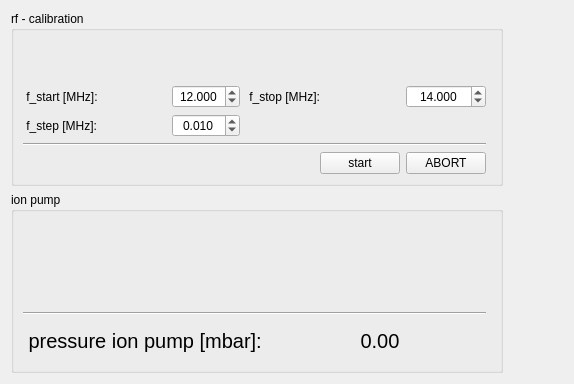
      <widget class="QWidget" name="tab_environment">
       <attribute name="title">
        <string>environment</string>
       </attribute>
       <layout class="QVBoxLayout" name="verticalLayout_26">
        <item>
         <layout class="QGridLayout" name="gridLayout_17">
          <item row="0" column="0">
           <widget class="QGroupBox" name="groupBox_13">
            <property name="title">
             <string>rf - calibration</string>
            </property>
            <layout class="QVBoxLayout" name="verticalLayout_27">
             <item>
              <layout class="QGridLayout" name="gridLayout_27">
               <item row="2" column="2">
                <widget class="QDoubleSpinBox" name="doubleSpinBox_calib_start">
                 <property name="alignment">
                  <set>Qt::AlignCenter</set>
                 </property>
                 <property name="decimals">
                  <number>3</number>
                 </property>
                 <property name="maximum">
                  <double>30.000000000000000</double>
                 </property>
                 <property name="value">
                  <double>12.000000000000000</double>
                 </property>
                </widget>
               </item>
               <item row="2" column="5">
                <widget class="QDoubleSpinBox" name="doubleSpinBox_calib_stop">
                 <property name="alignment">
                  <set>Qt::AlignCenter</set>
                 </property>
                 <property name="decimals">
                  <number>3</number>
                 </property>
                 <property name="minimum">
                  <double>5.000000000000000</double>
                 </property>
                 <property name="maximum">
                  <double>30.000000000000000</double>
                 </property>
                 <property name="value">
                  <double>14.000000000000000</double>
                 </property>
                </widget>
               </item>
               <item row="0" column="5">
                <spacer name="horizontalSpacer_111">
                 <property name="orientation">
                  <enum>Qt::Horizontal</enum>
                 </property>
                 <property name="sizeHint" stdset="0">
                  <size>
                   <width>40</width>
                   <height>5</height>
                  </size>
                 </property>
                </spacer>
               </item>
               <item row="5" column="5">
                <widget class="QPushButton" name="pushButton">
                 <property name="text">
                  <string>ABORT</string>
                 </property>
                </widget>
               </item>
               <item row="3" column="2">
                <widget class="QDoubleSpinBox" name="doubleSpinBox_calib_step">
                 <property name="alignment">
                  <set>Qt::AlignCenter</set>
                 </property>
                 <property name="decimals">
                  <number>3</number>
                 </property>
                 <property name="value">
                  <double>0.010000000000000</double>
                 </property>
                </widget>
               </item>
               <item row="5" column="4">
                <widget class="QPushButton" name="pushButton_calibration">
                 <property name="text">
                  <string>start</string>
                 </property>
                </widget>
               </item>
               <item row="2" column="0" colspan="2">
                <widget class="QLabel" name="label_63">
                 <property name="text">
                  <string> f_start [MHz]: </string>
                 </property>
                </widget>
               </item>
               <item row="3" column="0" colspan="2">
                <widget class="QLabel" name="label_64">
                 <property name="text">
                  <string> f_step [MHz]: </string>
                 </property>
                </widget>
               </item>
               <item row="2" column="3" colspan="2">
                <widget class="QLabel" name="label_65">
                 <property name="text">
                  <string> f_stop [MHz]: </string>
                 </property>
                </widget>
               </item>
               <item row="0" column="1">
                <spacer name="horizontalSpacer_116">
                 <property name="orientation">
                  <enum>Qt::Horizontal</enum>
                 </property>
                 <property name="sizeHint" stdset="0">
                  <size>
                   <width>40</width>
                   <height>5</height>
                  </size>
                 </property>
                </spacer>
               </item>
               <item row="1" column="6">
                <spacer name="verticalSpacer_21">
                 <property name="orientation">
                  <enum>Qt::Vertical</enum>
                 </property>
                 <property name="sizeHint" stdset="0">
                  <size>
                   <width>5</width>
                   <height>40</height>
                  </size>
                 </property>
                </spacer>
               </item>
               <item row="0" column="3">
                <spacer name="horizontalSpacer_114">
                 <property name="orientation">
                  <enum>Qt::Horizontal</enum>
                 </property>
                 <property name="sizeHint" stdset="0">
                  <size>
                   <width>40</width>
                   <height>5</height>
                  </size>
                 </property>
                </spacer>
               </item>
               <item row="0" column="2">
                <spacer name="horizontalSpacer_115">
                 <property name="orientation">
                  <enum>Qt::Horizontal</enum>
                 </property>
                 <property name="sizeHint" stdset="0">
                  <size>
                   <width>40</width>
                   <height>5</height>
                  </size>
                 </property>
                </spacer>
               </item>
               <item row="0" column="4">
                <spacer name="horizontalSpacer_113">
                 <property name="orientation">
                  <enum>Qt::Horizontal</enum>
                 </property>
                 <property name="sizeHint" stdset="0">
                  <size>
                   <width>40</width>
                   <height>5</height>
                  </size>
                 </property>
                </spacer>
               </item>
               <item row="0" column="0">
                <spacer name="horizontalSpacer_112">
                 <property name="orientation">
                  <enum>Qt::Horizontal</enum>
                 </property>
                 <property name="sizeHint" stdset="0">
                  <size>
                   <width>40</width>
                   <height>5</height>
                  </size>
                 </property>
                </spacer>
               </item>
               <item row="4" column="0" colspan="6">
                <widget class="Line" name="line_16">
                 <property name="orientation">
                  <enum>Qt::Horizontal</enum>
                 </property>
                </widget>
               </item>
               <item row="1" column="2" colspan="4">
                <layout class="QVBoxLayout" name="verticalLayout_calib"/>
               </item>
               <item row="1" column="0" colspan="2">
                <layout class="QVBoxLayout" name="verticalLayout_rf_calib_picture"/>
               </item>
              </layout>
             </item>
            </layout>
           </widget>
          </item>
          <item row="0" column="1">
           <spacer name="verticalSpacer_19">
            <property name="orientation">
             <enum>Qt::Vertical</enum>
            </property>
            <property name="sizeHint" stdset="0">
             <size>
              <width>20</width>
              <height>40</height>
             </size>
            </property>
           </spacer>
          </item>
          <item row="1" column="2">
           <spacer name="horizontalSpacer_7">
            <property name="orientation">
             <enum>Qt::Horizontal</enum>
            </property>
            <property name="sizeHint" stdset="0">
             <size>
              <width>40</width>
              <height>20</height>
             </size>
            </property>
           </spacer>
          </item>
          <item row="1" column="1">
           <spacer name="verticalSpacer_9">
            <property name="orientation">
             <enum>Qt::Vertical</enum>
            </property>
            <property name="sizeHint" stdset="0">
             <size>
              <width>20</width>
              <height>40</height>
             </size>
            </property>
           </spacer>
          </item>
          <item row="0" column="2">
           <layout class="QVBoxLayout" name="verticalLayout_test"/>
          </item>
          <item row="1" column="0">
           <widget class="QGroupBox" name="groupBox_18">
            <property name="title">
             <string>ion pump</string>
            </property>
            <layout class="QVBoxLayout" name="verticalLayout_30">
             <item>
              <layout class="QGridLayout" name="gridLayout_33">
               <item row="0" column="5">
                <spacer name="horizontalSpacer_110">
                 <property name="orientation">
                  <enum>Qt::Horizontal</enum>
                 </property>
                 <property name="sizeType">
                  <enum>QSizePolicy::Fixed</enum>
                 </property>
                 <property name="sizeHint" stdset="0">
                  <size>
                   <width>120</width>
                   <height>5</height>
                  </size>
                 </property>
                </spacer>
               </item>
               <item row="1" column="3" rowspan="2" colspan="3">
                <layout class="QVBoxLayout" name="verticalLayout_ion_pump_pressure"/>
               </item>
               <item row="1" column="0" rowspan="2" colspan="3">
                <layout class="QVBoxLayout" name="verticalLayout_ion_pump_picture"/>
               </item>
               <item row="0" column="0">
                <spacer name="horizontalSpacer_148">
                 <property name="orientation">
                  <enum>Qt::Horizontal</enum>
                 </property>
                 <property name="sizeHint" stdset="0">
                  <size>
                   <width>40</width>
                   <height>5</height>
                  </size>
                 </property>
                </spacer>
               </item>
               <item row="0" column="1">
                <spacer name="horizontalSpacer_149">
                 <property name="orientation">
                  <enum>Qt::Horizontal</enum>
                 </property>
                 <property name="sizeHint" stdset="0">
                  <size>
                   <width>40</width>
                   <height>5</height>
                  </size>
                 </property>
                </spacer>
               </item>
               <item row="0" column="2">
                <spacer name="horizontalSpacer_147">
                 <property name="orientation">
                  <enum>Qt::Horizontal</enum>
                 </property>
                 <property name="sizeHint" stdset="0">
                  <size>
                   <width>40</width>
                   <height>5</height>
                  </size>
                 </property>
                </spacer>
               </item>
               <item row="0" column="3">
                <spacer name="horizontalSpacer_146">
                 <property name="orientation">
                  <enum>Qt::Horizontal</enum>
                 </property>
                 <property name="sizeHint" stdset="0">
                  <size>
                   <width>40</width>
                   <height>5</height>
                  </size>
                 </property>
                </spacer>
               </item>
               <item row="0" column="4">
                <spacer name="horizontalSpacer_145">
                 <property name="orientation">
                  <enum>Qt::Horizontal</enum>
                 </property>
                 <property name="sizeHint" stdset="0">
                  <size>
                   <width>40</width>
                   <height>5</height>
                  </size>
                 </property>
                </spacer>
               </item>
               <item row="4" column="6">
                <spacer name="verticalSpacer_39">
                 <property name="orientation">
                  <enum>Qt::Vertical</enum>
                 </property>
                 <property name="sizeHint" stdset="0">
                  <size>
                   <width>5</width>
                   <height>40</height>
                  </size>
                 </property>
                </spacer>
               </item>
               <item row="4" column="0" colspan="3">
                <widget class="QLabel" name="label_84">
                 <property name="font">
                  <font>
                   <pointsize>15</pointsize>
                  </font>
                 </property>
                 <property name="text">
                  <string> pressure ion pump [mbar]: </string>
                 </property>
                </widget>
               </item>
               <item row="4" column="3" colspan="3">
                <widget class="QLabel" name="label_pressure_ion_pump">
                 <property name="font">
                  <font>
                   <pointsize>15</pointsize>
                  </font>
                 </property>
                 <property name="text">
                  <string> 0.00 </string>
                 </property>
                 <property name="alignment">
                  <set>Qt::AlignCenter</set>
                 </property>
                </widget>
               </item>
               <item row="1" column="6">
                <spacer name="verticalSpacer_5">
                 <property name="orientation">
                  <enum>Qt::Vertical</enum>
                 </property>
                 <property name="sizeHint" stdset="0">
                  <size>
                   <width>5</width>
                   <height>40</height>
                  </size>
                 </property>
                </spacer>
               </item>
               <item row="2" column="6">
                <spacer name="verticalSpacer_35">
                 <property name="orientation">
                  <enum>Qt::Vertical</enum>
                 </property>
                 <property name="sizeHint" stdset="0">
                  <size>
                   <width>5</width>
                   <height>40</height>
                  </size>
                 </property>
                </spacer>
               </item>
               <item row="3" column="0" colspan="6">
                <widget class="Line" name="line_33">
                 <property name="orientation">
                  <enum>Qt::Horizontal</enum>
                 </property>
                </widget>
               </item>
              </layout>
             </item>
            </layout>
           </widget>
          </item>
         </layout>
        </item>
       </layout>
      </widget>
